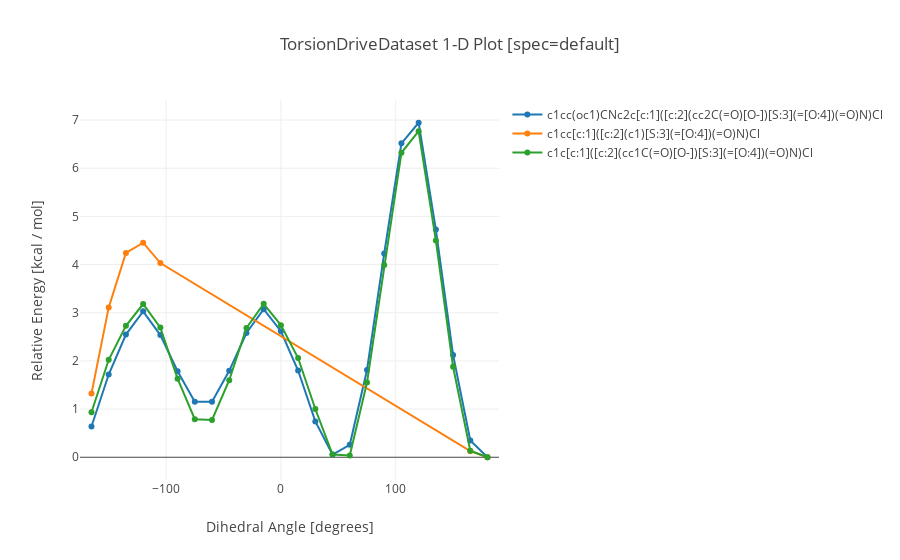

Notebook source saved alongside this figure:
### Code cell
molecule = 'Furosemide_0'
bond = '[8, 20]'
mol_type = ['parent', 'pfizer', '0.03']
indices = [job_indices[molecule][bond][i] for i in mol_type]
dataset.visualize(indices, 'default')

### Figure 1 — Plotly figure (JSON) as saved in the notebook; plotly's stock layout.template omitted (floating-point values rounded to 4 significant figures)
{"data": [{"mode": "lines+markers", "name": "c1cc(oc1)CNc2c[c:1]([c:2](cc2C(=O)[O-])[S:3](=[O:4])(=O)N)Cl", "type": "scatter", "uid": "ed10f81a-f51d-44d9-8c66-a52cb4a6826a", "x": [-165, -150, -135, -120, -105, -90, -75, -60, -45, -30, -15, 0, 15, 30, 45, 60, 75, 90, 105, 120, 135, 150, 165, 180], "y": [0.638, 1.717, 2.546, 3.029, 2.537, 1.785, 1.154, 1.153, 1.794, 2.58, 3.074, 2.616, 1.8, 0.744, 0.056, 0.258, 1.812, 4.231, 6.516, 6.944, 4.727, 2.124, 0.349, 0]}, {"mode": "lines+markers", "name": "c1cc[c:1]([c:2](c1)[S:3](=[O:4])(=O)N)Cl", "type": "scatter", "uid": "90f8c22a-6fc6-4721-8aa9-f2630a43a793", "x": [-165, -150, -135, -120, -105, 165, 180], "y": [1.321, 3.111, 4.24, 4.454, 4.031, 0.127, 0]}, {"mode": "lines+markers", "name": "c1c[c:1]([c:2](cc1C(=O)[O-])[S:3](=[O:4])(=O)N)Cl", "type": "scatter", "uid": "965713d4-c6f2-466c-b37f-5149f9f5c2af", "x": [-165, -150, -135, -120, -105, -90, -75, -60, -45, -30, -15, 0, 15, 30, 45, 60, 75, 90, 105, 120, 135, 150, 165, 180], "y": [0.934, 2.023, 2.729, 3.181, 2.691, 1.631, 0.789, 0.775, 1.599, 2.685, 3.185, 2.742, 2.06, 1.001, 0.055, 0.038, 1.553, 3.991, 6.321, 6.768, 4.502, 1.879, 0.137, 0]}], "layout": {"title": {"text": "TorsionDriveDataset 1-D Plot [spec=default]"}, "xaxis": {"range": [-175, 190], "title": {"text": "Dihedral Angle [degrees]"}, "zeroline": false}, "yaxis": {"title": {"text": "Relative Energy [kcal / mol]"}, "zeroline": true}}}
